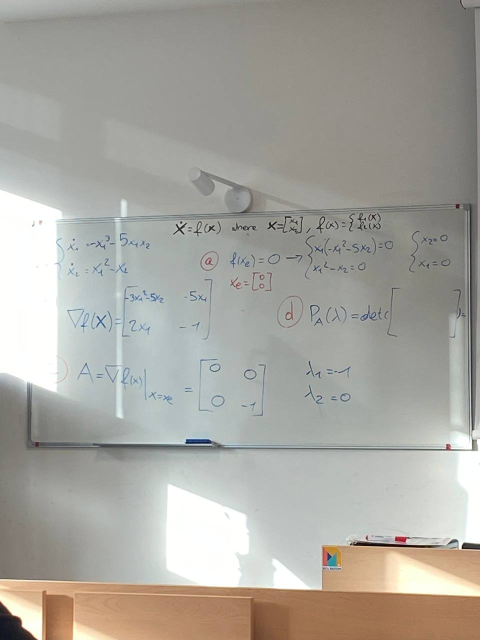
#> input picture images/original/board1.jpg, 960 x 1280 px (shown at 1/2 size); its folder holds only this picture in this run
$ python run_experiment.py
#> lines starting #> are read from the running program, lines starting #| are printed output that depends on the picture
### enhance.py
"""Image enhancement methods (classical, no deep learning).

Every method takes and returns a BGR uint8 image (OpenCV convention).
"""
import cv2
import numpy as np


# ----------------------------------------------------------------------------
# Degradation (used to create the synthetic "degraded" version of each image)
# ----------------------------------------------------------------------------
def degrade(img_bgr, contrast=0.45, noise_sigma=6.0, rng=None):
    """Reduce contrast around mid-gray and add Gaussian noise.

    out = 127.5 + contrast * (img - 127.5) + N(0, noise_sigma^2)

    contrast    : factor in (0, 1]; 1 = unchanged, 0.45 = strong loss of contrast
    noise_sigma : standard deviation of the noise, in gray levels (0-255 scale)
    rng         : numpy Generator, so that the noise is reproducible
    """
    if rng is None:
        rng = np.random.default_rng(0)
    x = img_bgr.astype(np.float32)
    x = 127.5 + contrast * (x - 127.5)
    x = x + rng.normal(0.0, noise_sigma, size=x.shape).astype(np.float32)
    return np.clip(np.rint(x), 0, 255).astype(np.uint8)


# ----------------------------------------------------------------------------
# Method 1: baseline (no processing)
# ----------------------------------------------------------------------------
def baseline(img_bgr):
    return img_bgr.copy()


# ----------------------------------------------------------------------------
# Method 2: linear contrast stretching
# ----------------------------------------------------------------------------
def _stretch(channel, p_low=0.0, p_high=100.0):
    """Linearly map the [p_low, p_high] percentiles of `channel` to [0, 255].

    p_low=0, p_high=100 is the classic min-max stretch. Larger clipping
    (e.g. 1 and 99) saturates more pixels: punchier image, but it moves away
    from the original reference (see the sensitivity study).
    """
    lo, hi = np.percentile(channel, [p_low, p_high])
    if hi - lo < 1e-6:
        return channel.copy()
    y = (channel.astype(np.float32) - lo) * (255.0 / (hi - lo))
    return np.clip(y, 0, 255).astype(np.uint8)


def stretch_luminance(img_bgr, p_low=0.0, p_high=100.0):
    """MAIN variant: stretch only the L (lightness) channel in CIE Lab.

    The chromatic channels a, b are kept, so hues are (almost) preserved.
    """
    lab = cv2.cvtColor(img_bgr, cv2.COLOR_BGR2LAB)
    lab[:, :, 0] = _stretch(lab[:, :, 0], p_low, p_high)
    return cv2.cvtColor(lab, cv2.COLOR_LAB2BGR)


def stretch_per_channel(img_bgr, p_low=0.0, p_high=100.0):
    """EXTRA variant: stretch B, G, R independently (can shift colors)."""
    out = np.empty_like(img_bgr)
    for c in range(3):
        out[:, :, c] = _stretch(img_bgr[:, :, c], p_low, p_high)
    return out


# ----------------------------------------------------------------------------
# Method 3: histogram equalization (on luminance only)
# ----------------------------------------------------------------------------
def hist_equalization_lab(img_bgr):
    """Equalize the L channel of CIE Lab; a and b are kept unchanged."""
    lab = cv2.cvtColor(img_bgr, cv2.COLOR_BGR2LAB)
    lab[:, :, 0] = cv2.equalizeHist(lab[:, :, 0])
    return cv2.cvtColor(lab, cv2.COLOR_LAB2BGR)


# ----------------------------------------------------------------------------
# Method 4 (our choice): luminance stretch + non-local means denoising
# Motivation: stretching multiplies the noise by the same factor as the signal,
# so we denoise afterwards. Denoising can smooth fine details (trade-off).
# ----------------------------------------------------------------------------
def stretch_then_nlm(img_bgr, p_low=0.0, p_high=100.0, h=6, h_color=6):
    stretched = stretch_luminance(img_bgr, p_low, p_high)
    return cv2.fastNlMeansDenoisingColored(stretched, None, h, h_color, 7, 21)


def build_methods(p_low=0.0, p_high=100.0, nlm_h=6):
    """Return the ordered dict of methods with FIXED parameters.

    Order matters: it is the column order in the figures and tables.
    """
    return {
        "baseline": baseline,
        "stretch_lum": lambda im: stretch_luminance(im, p_low, p_high),
        "hist_eq_lab": hist_equalization_lab,
        "stretch_nlm": lambda im: stretch_then_nlm(im, p_low, p_high, nlm_h, nlm_h),
        "stretch_rgb (extra)": lambda im: stretch_per_channel(im, p_low, p_high),
    }


METHODS = build_methods()

### metrics.py
"""Quality metrics against the original (reference) image."""
import numpy as np
from skimage.metrics import peak_signal_noise_ratio, structural_similarity


def psnr(ref, img):
    return float(peak_signal_noise_ratio(ref, img, data_range=255))


def ssim(ref, img):
    return float(structural_similarity(ref, img, channel_axis=2, data_range=255))


def mae(ref, img):
    return float(np.mean(np.abs(ref.astype(np.float32) - img.astype(np.float32))))


def all_metrics(ref, img):
    return {"PSNR": psnr(ref, img), "SSIM": ssim(ref, img), "MAE": mae(ref, img)}

### run_experiment.py
#!/usr/bin/env python3
"""Homework 1 - Image enhancement pipeline.

Usage:
    python run_experiment.py                       # default parameters
    python run_experiment.py --seed 42 --contrast 0.45 --noise-sigma 6

For every image in images/original/ it:
  1. resizes it (longest side = --max-side),
  2. creates a degraded version (lower contrast + Gaussian noise, fixed seed),
  3. applies all methods to the degraded image,
  4. computes PSNR, SSIM and MAE against the ORIGINAL image,
  5. saves processed images, side-by-side figures, luminance histograms and
     results/metrics.csv  (+ results/metrics_table.md).
"""
import argparse
import sys
from pathlib import Path

import cv2
import matplotlib
matplotlib.use("Agg")
import matplotlib.pyplot as plt
import numpy as np
import pandas as pd

sys.path.insert(0, str(Path(__file__).parent / "src"))
from enhance import build_methods, degrade, stretch_luminance   # noqa: E402
from metrics import all_metrics               # noqa: E402

IMG_EXT = {".jpg", ".jpeg", ".png", ".bmp", ".tif", ".tiff"}


def load_resized(path, max_side):
    img = cv2.imread(str(path), cv2.IMREAD_COLOR)
    if img is None:
        raise IOError(f"cannot read {path}")
    h, w = img.shape[:2]
    scale = max_side / max(h, w)
    if scale < 1.0:
        img = cv2.resize(img, (round(w * scale), round(h * scale)), interpolation=cv2.INTER_AREA)
    return img


def rgb(img_bgr):
    return cv2.cvtColor(img_bgr, cv2.COLOR_BGR2RGB)


def main():
    ap = argparse.ArgumentParser()
    ap.add_argument("--input", default="images/original")
    ap.add_argument("--out", default="results")
    ap.add_argument("--degraded-dir", default="images/degraded")
    ap.add_argument("--seed", type=int, default=42)
    ap.add_argument("--contrast", type=float, default=0.45, help="contrast factor (1 = none)")
    ap.add_argument("--noise-sigma", type=float, default=6.0, help="Gaussian noise std (0-255)")
    ap.add_argument("--max-side", type=int, default=1024)
    ap.add_argument("--p-low", type=float, default=0.0, help="low percentile for stretching")
    ap.add_argument("--p-high", type=float, default=100.0, help="high percentile for stretching")
    ap.add_argument("--nlm-h", type=float, default=6.0, help="non-local means strength")
    args = ap.parse_args()

    in_dir, out_dir, deg_dir = Path(args.input), Path(args.out), Path(args.degraded_dir)
    proc_dir, fig_dir = out_dir / "processed", out_dir / "figures"
    for d in (proc_dir, fig_dir, deg_dir):
        d.mkdir(parents=True, exist_ok=True)

    paths = sorted(p for p in in_dir.iterdir() if p.suffix.lower() in IMG_EXT)
    if not paths:
        sys.exit(f"No images found in {in_dir}")

    METHODS = build_methods(args.p_low, args.p_high, args.nlm_h)
    rows, sens_rows = [], []
    for idx, path in enumerate(paths):
        name = path.stem
        original = load_resized(path, args.max_side)
#> in load_resized, img is the input picture: shape (1280, 960, 3); mean B, G, R 158.9, 165.8, 168.2
        # Fixed seed per image -> identical noise every run, different noise per image.
        rng = np.random.default_rng(args.seed + idx)
        degraded = degrade(original, args.contrast, args.noise_sigma, rng)
#> in degrade, `x = 127.5 + contrast * (x - 127.5)`:
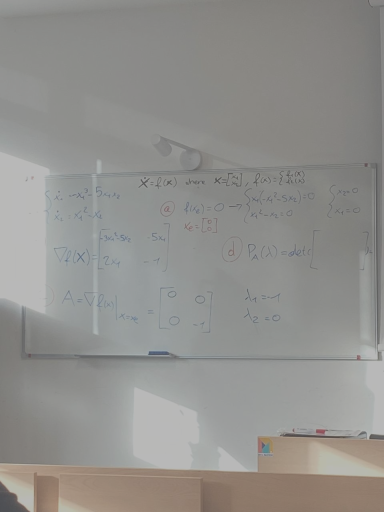
#> x: shape (1024, 768, 3) float32 (shown at 1/2 size); mean B, G, R 141.6, 144.7, 145.8
        cv2.imwrite(str(deg_dir / f"{name}_degraded.png"), degraded)

        # Sensitivity study: how much does the percentile clipping matter?
        for pl, ph in [(0, 100), (0.1, 99.9), (0.5, 99.5), (1, 99), (5, 95)]:
            m = all_metrics(original, stretch_luminance(degraded, pl, ph))
            sens_rows.append({"image": name, "p_low": pl, "p_high": ph, **m})
#> this loop made 5 passes
#> m on passes 1 to 5: {'PSNR': 20.31, 'SSIM': 0.53, 'MAE': 22.03}, {'PSNR': 19.06, 'SSIM': 0.467, 'MAE': 26.16}, {'PSNR': 14.93, 'SSIM': 0.382, 'MAE': 43.01}, {'PSNR': 12.83, 'SSIM': 0.321, 'MAE': 54.65}, {'PSNR': 10.29, 'SSIM': 0.222, 'MAE': 71.27}
#> pass 1, in _stretch, `y = (channel.astype(np.float32) - lo) * (255.0 / (hi - lo))`:
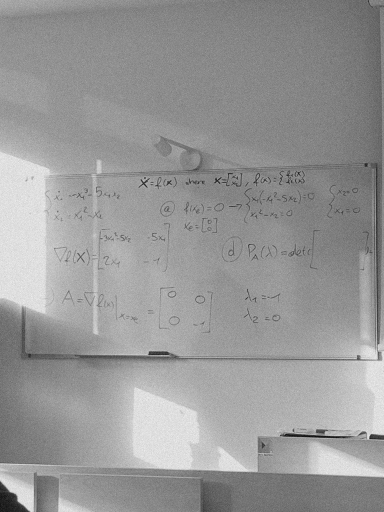
#> y: shape (1024, 768) float32 (shown at 1/2 size); min 0, max 255, mean 152
#> after the loop, sens_rows = 5 items

        results = {}
        for mname, fn in METHODS.items():
            res = fn(degraded)
            results[mname] = res
            safe = mname.replace(" ", "").replace("(", "_").replace(")", "")
            cv2.imwrite(str(proc_dir / f"{name}__{safe}.jpg"), res, [cv2.IMWRITE_JPEG_QUALITY, 95])
            m = all_metrics(original, res)
            rows.append({"image": name, "method": mname, **m})
#> this loop made 5 passes
#> m on passes 2, 4, 5: {'PSNR': 20.31, 'SSIM': 0.53, 'MAE': 22.03}, {'PSNR': 20.67, 'SSIM': 0.939, 'MAE': 22.17}, {'PSNR': 20.2, 'SSIM': 0.443, 'MAE': 21.44}
#> pass 3, in main, `res = fn(degraded)`:
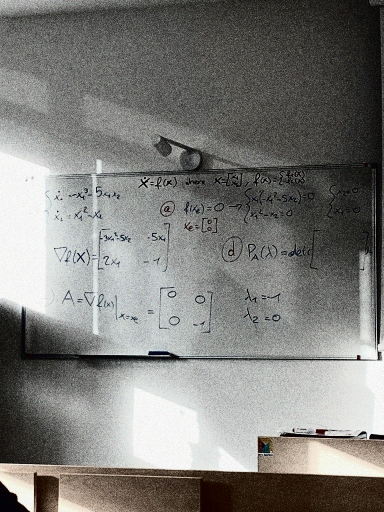
#> res: shape (1024, 768, 3) (shown at 1/2 size); mean B, G, R 122.1, 125.1, 125.8
#> after the loop, results = 5 items; rows = 5 items
        # reference: the original itself is not a method, so it is not in the table.

        # ---- side-by-side figure -------------------------------------------
        panels = [("Original (reference)", original)]
        for mname, res in results.items():
            row = next(r for r in rows if r["image"] == name and r["method"] == mname)
            title = "Degraded (baseline)" if mname == "baseline" else mname
            panels.append((f"{title}\nPSNR {row['PSNR']:.2f} dB | SSIM {row['SSIM']:.3f}", res))
#> this loop made 5 passes
#> (mname, title) on passes 1 to 5: ('baseline', 'Degraded (baseline)'), ('stretch_lum', 'stretch_lum'), ('hist_eq_lab', 'hist_eq_lab'), ('stretch_nlm', 'stretch_nlm'), ('stretch_rgb (extra)', 'stretch_rgb (extra)')
#> after the loop, panels = 6 items
        ncols = 3
        nrows = int(np.ceil(len(panels) / ncols))
#> nrows = 2
        fig, axes = plt.subplots(nrows, ncols, figsize=(4.2 * ncols, 3.4 * nrows * original.shape[0] / original.shape[1] * 1.0 + 0.6 * nrows))
        for ax in np.ravel(axes):
            ax.axis("off")
#> this loop made 6 passes
        for ax, (title, im) in zip(np.ravel(axes), panels):
            ax.imshow(rgb(im))
            ax.set_title(title, fontsize=9)
#> this loop made 6 passes
        fig.suptitle(f"{name}", fontsize=11)
        fig.tight_layout()
        fig.savefig(fig_dir / f"{name}_comparison.png", dpi=100)
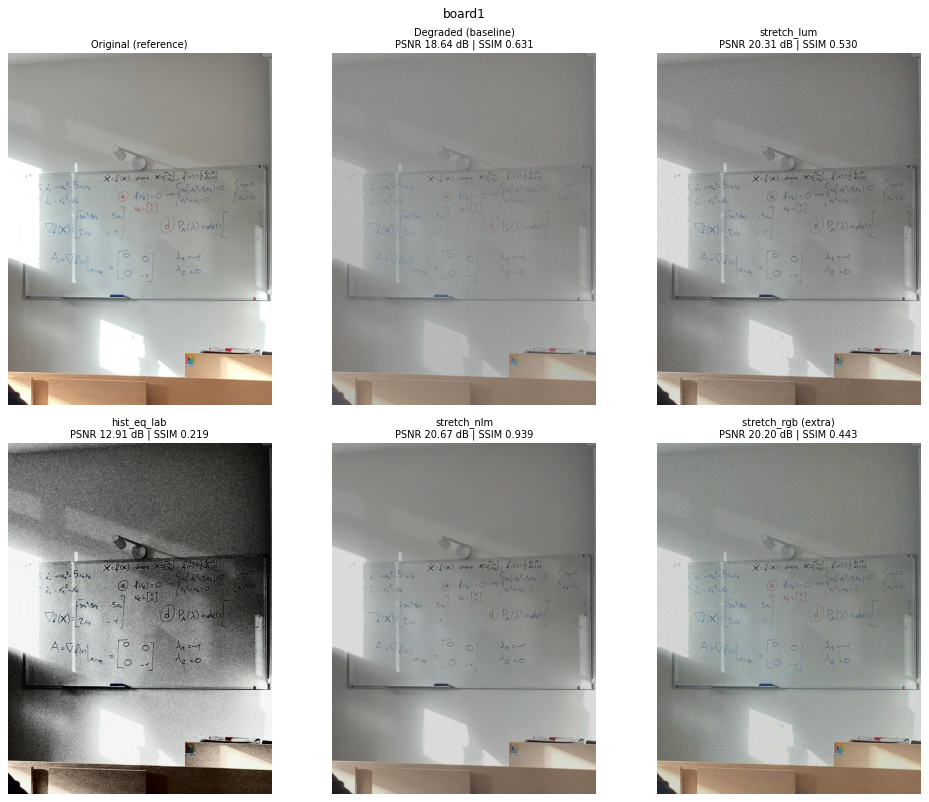
#> figure drawn by matplotlib, 6 panels
        plt.close(fig)

        # ---- luminance histograms -------------------------------------------
        fig, ax = plt.subplots(figsize=(6, 3))
        for label, im in [("original", original), ("degraded", degraded),
                          ("stretch_lum", results["stretch_lum"]),
                          ("hist_eq_lab", results["hist_eq_lab"])]:
            L = cv2.cvtColor(im, cv2.COLOR_BGR2LAB)[:, :, 0]
            h = cv2.calcHist([L], [0], None, [256], [0, 256]).ravel()
            ax.plot(h / h.sum(), label=label, linewidth=1)
#> this loop made 4 passes
#> pass 1, in main, `L = cv2.cvtColor(im, cv2.COLOR_BGR2LAB)[:, :, 0]`:
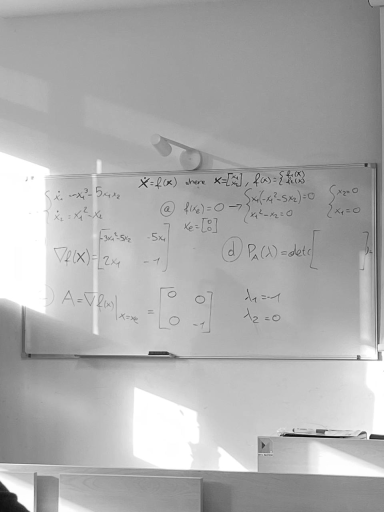
#> L: shape (1024, 768) (shown at 1/2 size); min 2, max 255, mean 173.2
#> pass 2, in main, `L = cv2.cvtColor(im, cv2.COLOR_BGR2LAB)[:, :, 0]`:
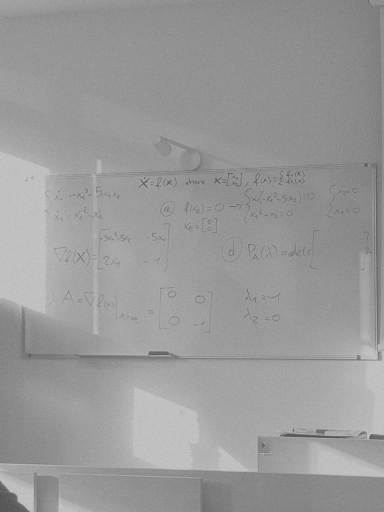
#> L: shape (1024, 768) (shown at 1/2 size); min 71, max 209, mean 153.3
        ax.set_xlabel("L value (0-255)")
        ax.set_ylabel("fraction of pixels")
        ax.set_title(f"Luminance histograms - {name}", fontsize=10)
        ax.legend(fontsize=8)
        fig.tight_layout()
        fig.savefig(fig_dir / f"{name}_histograms.png", dpi=100)
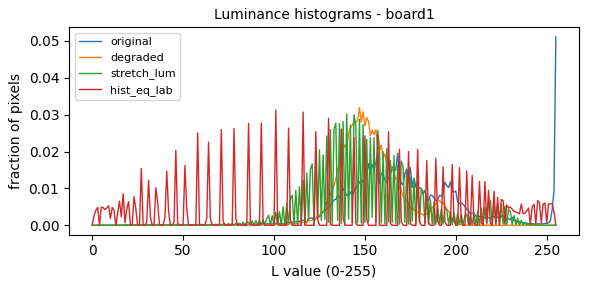
#> figure drawn by matplotlib, 1 panel; curve peaks at x = 255, y = 0.0511; curve peaks at x = 147, y = 0.0319; curve peaks at x = 140, y = 0.0303
        plt.close(fig)
        print(f"[ok] {name}")

    df = pd.DataFrame(rows)
#> df = table of 5 rows and 5 columns
    df.to_csv(out_dir / "metrics.csv", index=False, float_format="%.4f")
    sens = pd.DataFrame(sens_rows)
#> sens = table of 5 rows and 6 columns
    sens.to_csv(out_dir / "stretch_sensitivity.csv", index=False, float_format="%.4f")
    print("\nStretch sensitivity (mean over images):")
    print(sens.groupby(["p_low", "p_high"])[["PSNR", "SSIM", "MAE"]].mean().round(3))
#|                 PSNR   SSIM     MAE
#| p_low p_high
#| 0.0   100.0   20.314  0.530  22.034
#| 0.1   99.9    19.056  0.467  26.158
#| 0.5   99.5    14.931  0.382  43.011
#| 1.0   99.0    12.830  0.321  54.650
#> (further printed lines are left out)
    # compact markdown table (one row per image/method) + mean per method
    with open(out_dir / "metrics_table.md", "w") as f:
        f.write(df.to_markdown(index=False, floatfmt=".3f") if _has_tabulate() else df.round(3).to_string(index=False))
        f.write("\n\nMean over images:\n\n")
        mean = df.groupby("method", sort=False)[["PSNR", "SSIM", "MAE"]].mean()
#> mean = table of 5 rows and 3 columns
        f.write(mean.to_markdown(floatfmt=".3f") if _has_tabulate() else mean.round(3).to_string())
        f.write("\n")
    print(df.round(3).to_string(index=False))
#|  image              method   PSNR  SSIM    MAE
#| board1            baseline 18.638 0.631 23.436
#| board1         stretch_lum 20.314 0.530 22.034
#| board1         hist_eq_lab 12.912 0.219 45.493
#| board1         stretch_nlm 20.674 0.939 22.173
#| board1 stretch_rgb (extra) 20.196 0.443 21.441
    print("\nMean over images:")
    print(df.groupby("method", sort=False)[["PSNR", "SSIM", "MAE"]].mean().round(3))
#|                        PSNR   SSIM     MAE
#| method
#| baseline             18.638  0.631  23.436
#| stretch_lum          20.314  0.530  22.034
#| hist_eq_lab          12.912  0.219  45.493
#| stretch_nlm          20.674  0.939  22.173
#> (further printed lines are left out)


def _has_tabulate():
    try:
        import tabulate  # noqa: F401
        return True
    except ImportError:
        return False


if __name__ == "__main__":
    main()
